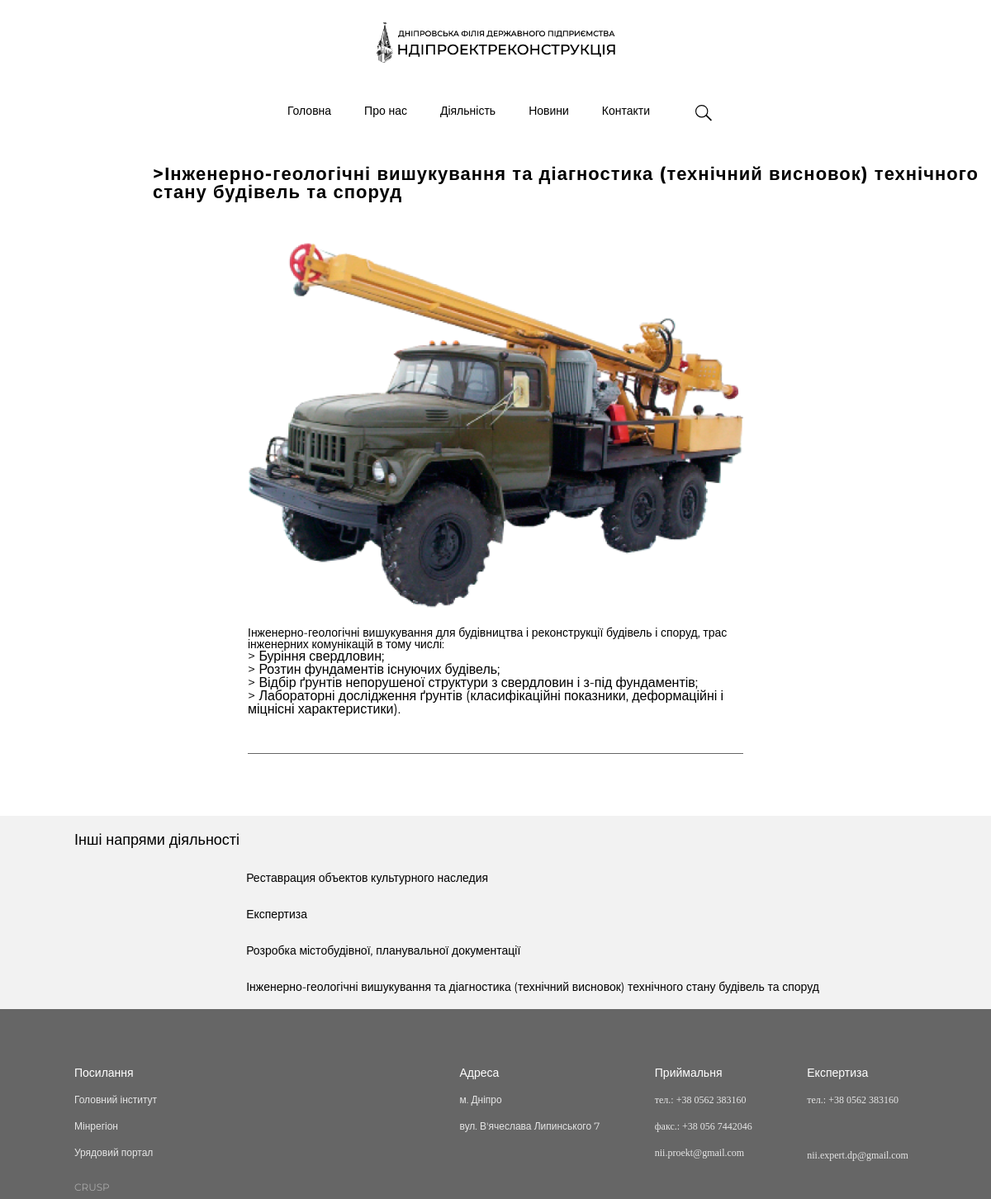
Screenshot of /activity/inzhenerno-geologichni-vishukuvannya/ with the database file from the repository.
### ndi_app/models.py (models this page shows, shortened)
class Activity(models.Model):
    name = models.CharField(max_length=250, db_index=True, verbose_name='Название Деятельности')
    slug = models.SlugField(max_length=250, db_index=True)
    number = models.ForeignKey('Number', related_name="number", blank=True, verbose_name="Номер")

class WorksInActivity(models.Model):
    activity = models.ForeignKey('Activity', related_name="activity", verbose_name="Деятельность")
    title = models.CharField(max_length=250, db_index=True, verbose_name="Название", blank=True, null=True)
    description = RichTextField(verbose_name="Описание")
    image = models.ImageField(upload_to='images/activity/', verbose_name='фото')

### ndi_app/views.py (the view)
# urls.py: url(r'^activity/(?P<activity_slug>[-\w]+)/$', views.activity_view, name="ActivityPageList"),
def activity_view(request, activity_slug=None):
    selected_activity = None
    activity_works = None
    files_of_expertise = None
    service_of_expertise = None
    activities = Activity.objects.all()
    if activity_slug:
        selected_activity = get_object_or_404(Activity, slug=activity_slug)
        activity_works = WorksInActivity.objects.filter(activity=selected_activity)
        files_of_expertise = DownloadFiles.objects.filter(activity=selected_activity)
        service_of_expertise = ServicesOfExpertise.objects.filter(activity=selected_activity)
    context = {
        'selected_activity': selected_activity,
        'activities': activities,
        'activity_works': activity_works,
        'files_of_expertise': files_of_expertise,
        'service_of_expertise': service_of_expertise,
    }
    return render(request, 'ndi_app/restoration.html', context)

### ndi_app/forms.py
class ContactForm(forms.Form):
    name = forms.CharField(max_length=100)
    email = forms.EmailField()
    theme = forms.CharField(max_length=250)
    phone = forms.CharField()
    message = forms.CharField(max_length=1000)

### ndi_app/context_processors.py (called while the page is built)
def activity_base(request):
    context = {
        "all_activities": Activity.objects.all(),
        "form": ContactForm(),
        }
    return context

### ndi_app/templates/ndi_app/restoration.html
{% extends "ndi_app/base.html" %}
{% load staticfiles %}
{% block content %}
        <section class="main">
        {% if selected_activity.slug == "ekspertiza" %}
            <h2 class="main-h2">>Експертиза об’єктів будівництва</h2>
        <div class="div-top">
            <div class="div-top-img">
                <img src="{% static "image/expertise/div-top-img.png" %}" alt="Експертиза">
                <p>Дніпровська філія інституту «НДІПРОЕКТРЕКОНСТРУКЦІЯ» має розгалужену мережу замовників експертизи, як державного так і приватного сектору, тісно взаємодіє з органами державної влади та місцевого самоврядування по всій Україні.</p>
            </div>
            <div class="div-top-doc">
                <h4>Документи:</h4>
                 {% for file in files_of_expertise %}
                     <a class="div-top-doc-questionnaire" href="{{ file.file.url }}">{{ file.name }}</a>
                    <svg id="Слой_1" data-name="Слой 1" xmlns="http://www.w3.org/2000/svg" viewBox="0 0 30 14"><title>NDI main</title><polyline class="cls-1" points="28.88 2.28 14.94 11.76 0.99 2.28"/></svg>
                 {% endfor %}
            </div>
        </div>
        <div class="advantages">
            <h3>Наші переваги</h3>
            <div class="advantages-div">
                <div class="advantages-div-div">
                    <div class="advantages-div-1">
                        <img src="{% static "image/expertise/advantages-img1.png" %}" alt="">
                        <p><span>Державна</span></br>експертиза</br>будівництва</p>
                    </div>
                    <div class="advantages-div-2">
                        <img src=".{% static "image/expertise/advantages-img2.png" %}" alt="">
                        <p>Працюємо</br>по всій</br><span>Україні</span></p>
                    </div>
                    <div class="ad{% static "image/expertise/advantages-img3.png" %}" alt="">
                        <p>Розташовані</br>в центрі міста</br>і в центрі країни</p>
                    </div>
                    <div class="advantages-div-4">
                        <img src="{% static "image/expertise/advantages-img4.png" %}" alt="">
                        <p>Сертифіковані</br>експерти</br>по всім напрямам*</p>
                    </div>
                    <div class="advantages-div-5">
                        <img src="{% static "image/expertise/advantages-img5.png" %}" alt="">
                        <p><span>>2000</span></br>успішних</br>експертиз</br>в рік</p>
                    </div>
                    <div class="advantages-div-6">
                        <img src="{% static "image/expertise/advantages-img6.png" %}" alt="">
                        <p>Здійснюємо</br>експертизу об’єктів</br>усіх класів наслідків</p>
                    </div>
                </div>
            </div>
        </div>
        <div class="services-div">
            <h4>Послуги експертизи об’єктів будівництва:</h4>
            <div class="services-div-drop">
                <ul>
                    {% for service in service_of_expertise %}
                        <li><span>{{ service.id }}.</span>{{ service.name }}<svg id="Слой_1" data-name="Слой 1" xmlns="http://www.w3.org/2000/svg" viewBox="0 0 30 14"><title>NDI main</title><polyline class="cls-1" points="28.88 2.28 14.94 11.76 0.99 2.28"/></svg></li>
                    {% endfor %}
                </ul>
                <div class="services-div-list">
                    <p>Реєстр атестованих експертів</p>
                    <p>Lorem ipsum dolor sit amet consectetur adipisicing elit. Vero distinctio tempore et fugit architecto accusantium tempora est dolores autem impedit? Ipsam, non beatae! Hic sit saepe nemo ea rem cupiditate.</p>
                </div>
                <div class="services-div-drop-button">Замовити експертизу</div>
            </div>
        </div>
        {% else %}
            <h2>>{{ selected_activity.name }}</h2>
                <div class="infinite-container">
                    {% for act in activity_works %}
                    <div class="infinite-item">
                        {% if selected_activity.slug == "rozrobka-mistobudivnoyi-planuvalnoyi-dokumentaciyi" or selected_activity.slug == "inzhenerno-geologichni-vishukuvannya" %}
                            <img alt="{{ act.title }}" src="{{ act.image.url }}">
                            <p> {{ act.description | safe }} </p>
                        {% else %}
                            <h3>{{ act.title }}</h3>
                            <img alt="{{ act.title }}" src="{{ act.image.url }}">
                            <p> {{ act.description | safe }} </p>
                        {% endif %}
                    </div>
                {% endfor %}
                </div>
        {% endif %}
        </section>
    <aside>
        <h2>Інші напрями діяльності</h2>
        <div class="aside-div" id="aside">
            {% for activity in activities %}
                <a href="{% url "ndi_app:ActivityPageList" activity_slug=activity.slug %}">{{ activity.name }}</a>
            {% endfor %}
        </div>
    </aside>
{% endblock %}

### ndi_app/static/css/news_styles.css (style rules this page uses)
.main { margin: 50px 0 50px 0; }
.main h2 { font-family: 'Montserrat', sans-serif; font-weight: bold; font-size: 22px; padding-left: 90px; }

### ndi_app/static/css/contacts_styles.css (style rules this page uses)
* { font-family: 'Montserrat', sans-serif; }
.main { max-width: 100%; margin-top: 50px; }
.main h2 { font-size: 22px; font-weight: bold; letter-spacing: 1px; font-family: 'Montserrat', sans-serif; margin-left: 95px; }
@media all and (max-width: 1270px) { .main { max-width: 100%; } }
@media all and (max-width: 1270px) { .main h2 { margin-bottom: 50px; } }

### ndi_app/static/css/general.css (style rules this page uses)
* { font-family: 'Montserrat', sans-serif; }
.main { margin: 0 0 50px 0; }
.main h2 { font-family: 'Montserrat', sans-serif; font-weight: bold; font-size: 22px; padding-left: 90px; }
aside { background-color: #f2f2f2; display: none; }
aside h2 { margin-top: 20px; margin-left: 90px; padding: 20px 0 20px 0; font-family: 'Montserrat', sans-serif; font-weight: 500; font-size: 18px; }
.aside-div { display: flex; flex-flow: column wrap; justify-content: space-evenly; align-content: space-evenly; margin: 0 auto; }
.aside-div a { text-decoration: none; color: #000000; display: block; font-family: 'Montserrat', sans-serif; font-size: 14px; padding: 10px 0 10px 90px; margin-bottom: 10px; }

### ndi_app/static/css/rest_styles.css (style rules this page uses)
* { font-family: 'Montserrat', sans-serif; }
.main { margin: 50px 0 50px 0; }
.main h2 { font-family: 'Montserrat', sans-serif; font-weight: bold; font-size: 22px; padding-left: 90px; }
.infinite-container { margin: 50px auto 50px; max-width: 600px; display: flex; flex-flow: column wrap; justify-content: center; align-content: center; }
.infinite-item { max-width: 600px; padding-bottom: 25px; margin-bottom: 25px; border-bottom: 1px solid #666666; }
.infinite-item img { max-width: 600px; }
.infinite-item p { margin-top: 20px; font-family: 'Montserrat', sans-serif; font-weight: 400; font-size: 14px; }
aside { background-color: #f2f2f2; }
aside h2 { margin-top: 20px; margin-left: 90px; padding: 20px 0 20px 0; font-family: 'Montserrat', sans-serif; font-weight: 500; font-size: 18px; }
.aside-div { display: flex; flex-flow: column wrap; justify-content: space-evenly; align-content: space-evenly; margin: 0 auto; }
.aside-div a { text-decoration: none; color: #000000; display: block; font-family: 'Montserrat', sans-serif; font-size: 14px; padding: 10px 0 10px 90px; margin-bottom: 10px; }

### ndi_app/static/css/town planning.css (style rules this page uses)
aside { display: block !important; }
.main { font-family: 'Montserrat', sans-serif; }
.main h2 { padding-top: 25px; }

### ndi_app/static/css/expertise.css (style rules this page uses)
aside { display: block !important; }
.main { font-family: 'Montserrat', sans-serif; }
.main h2 { padding-top: 25px; }

### rows the page displays
Activity: name "Інженерно-геологічні вишукування та діагностика (технічний висновок) технічного стану будівель та споруд"
WorksInActivity: title (picture), description "Інженерно-геологічні вишукування для будівництва і реконструкції будівель і споруд, трас інженерних комунікацій в тому числі: > Буріння свердловин; > Розтин фундаментів існуючих будівель; > Відбір ґрунтів непорушеної структури з свердловин і з-під фундаментів; > Лабораторні дослідження ґрунтів (класифікаційні показники, деформаційні і міцнісні характеристики)."
Activity: name "Реставрация объектов культурного наследия"
Activity: name "Експертиза"
Activity: name "Розробка містобудівної, планувальної документації"
